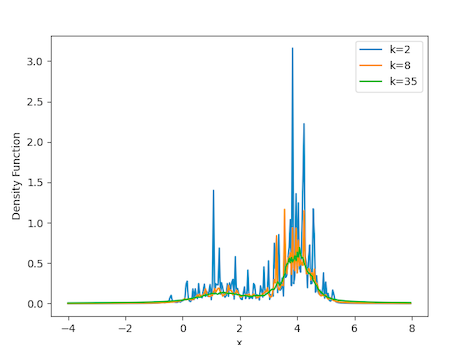

Python code for this plot:
# Code for knn
min = -4
max = 8

def knn():
    ks = [2, 8, 35]
    x = np.arange(min, max, ((max - min) / 300))

    d = cdist(x.reshape(x.shape[0], 1),
        trainingData.values.reshape(trainingData.values.shape[0], 1),
        metric="minkowski")

    for k in ks:
        y = np.empty(x.shape)
        for i, val in enumerate(d):
            V = val[np.argpartition(val, range(k))[:(k)]][-1]

            y[i] = k / (trainingData.values.shape[0] * V * 2)

        plt.plot(x, y, label="k={}".format(k))
        plt.ylabel('Density Function')
        plt.xlabel('x')

    plt.legend()
    plt.show()

knn()
